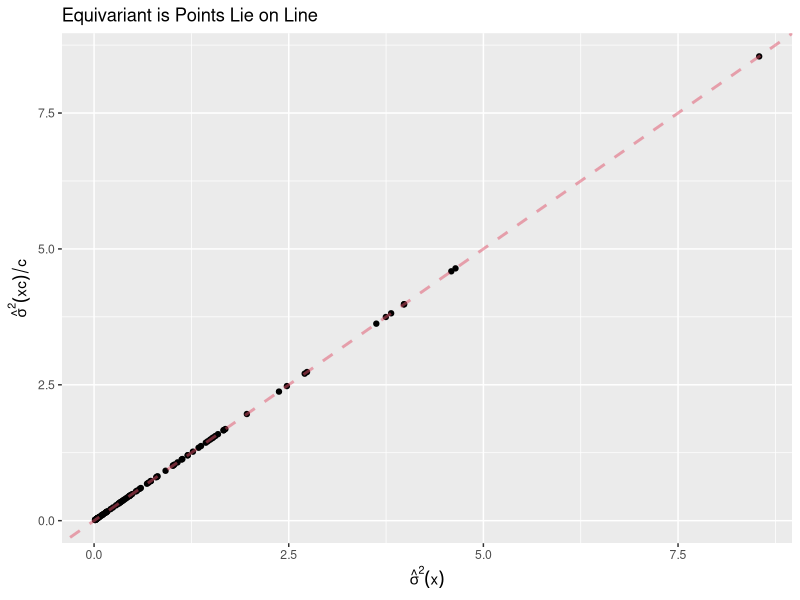

Reproduce this figure in R.
## ---- chunk 1
library(ggplot2)
n <- 100
deg <- 1
sig <- rchisq(n = n, df = deg) / deg
scale_val <- 1/3

limma1_out <- limma::squeezeVar(var = sig, df = 10)
limma2_out <- limma::squeezeVar(var = scale_val * sig, df = 10)

qplot(limma1_out$var.post, limma2_out$var.post / scale_val) +
    geom_abline(slope = 1, intercept = 0, col = 2, lwd = 1, lty = 2, alpha = 1/2) +
    xlab(expression({hat(sigma)^2}(x))) +
    ylab(expression({hat(sigma)^2}(x * c) / c)) +
    ggtitle("Equivariant is Points Lie on Line")
## ---- chunk 2
sessionInfo()
